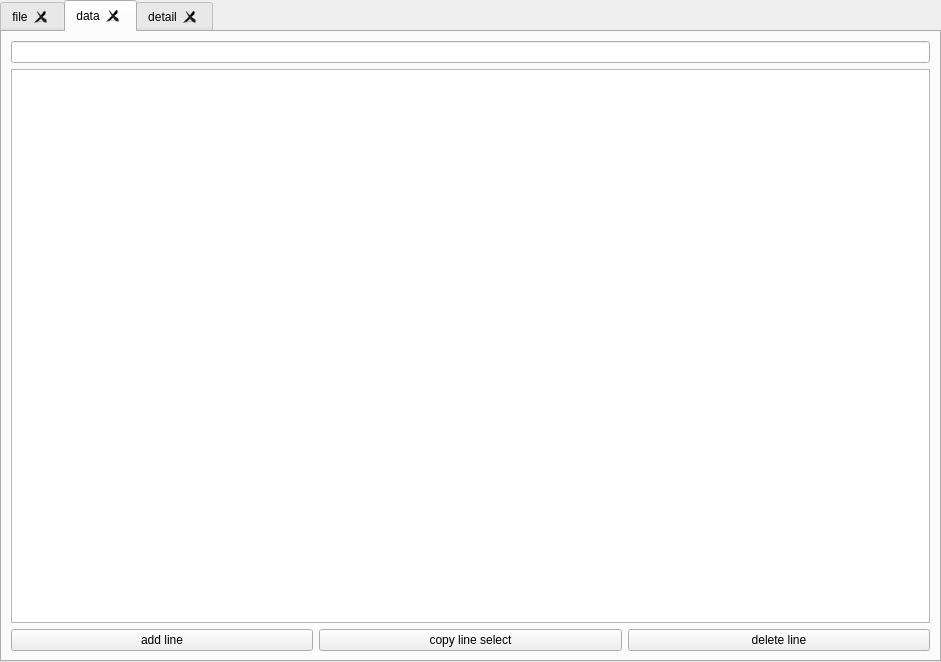
<?xml version="1.0" encoding="UTF-8"?>
<ui version="4.0">
 <class>templateTab</class>
 <widget class="QTabWidget" name="templateTab">
  <property name="geometry">
   <rect>
    <x>0</x>
    <y>0</y>
    <width>941</width>
    <height>662</height>
   </rect>
  </property>
  <property name="sizePolicy">
   <sizepolicy hsizetype="Expanding" vsizetype="Ignored">
    <horstretch>0</horstretch>
    <verstretch>0</verstretch>
   </sizepolicy>
  </property>
  <property name="windowTitle">
   <string notr="true">TabWidget</string>
  </property>
  <property name="currentIndex">
   <number>1</number>
  </property>
  <property name="tabsClosable">
   <bool>true</bool>
  </property>
  <property name="movable">
   <bool>true</bool>
  </property>
  <widget class="QWidget" name="filetab">
   <attribute name="title">
    <string>file</string>
   </attribute>
   <layout class="QVBoxLayout" name="verticalLayout">
    <item>
     <widget class="QLineEdit" name="lineEdit_2">
      <property name="clearButtonEnabled">
       <bool>true</bool>
      </property>
     </widget>
    </item>
    <item>
     <widget class="dataTree" name="treeWidget">
      <property name="contextMenuPolicy">
       <enum>Qt::CustomContextMenu</enum>
      </property>
      <property name="sizeAdjustPolicy">
       <enum>QAbstractScrollArea::AdjustIgnored</enum>
      </property>
      <property name="editTriggers">
       <set>QAbstractItemView::DoubleClicked|QAbstractItemView::EditKeyPressed</set>
      </property>
      <property name="tabKeyNavigation">
       <bool>true</bool>
      </property>
      <property name="dragEnabled">
       <bool>false</bool>
      </property>
      <property name="dragDropMode">
       <enum>QAbstractItemView::DropOnly</enum>
      </property>
      <property name="defaultDropAction">
       <enum>Qt::CopyAction</enum>
      </property>
      <property name="selectionBehavior">
       <enum>QAbstractItemView::SelectRows</enum>
      </property>
      <property name="textElideMode">
       <enum>Qt::ElideLeft</enum>
      </property>
      <property name="autoExpandDelay">
       <number>0</number>
      </property>
      <property name="uniformRowHeights">
       <bool>false</bool>
      </property>
      <property name="sortingEnabled">
       <bool>false</bool>
      </property>
      <property name="allColumnsShowFocus">
       <bool>true</bool>
      </property>
      <property name="wordWrap">
       <bool>true</bool>
      </property>
      <property name="expandsOnDoubleClick">
       <bool>false</bool>
      </property>
      <attribute name="headerCascadingSectionResizes">
       <bool>true</bool>
      </attribute>
      <attribute name="headerHighlightSections">
       <bool>false</bool>
      </attribute>
      <column>
       <property name="text">
        <string>tag</string>
       </property>
      </column>
      <column>
       <property name="text">
        <string>value</string>
       </property>
      </column>
      <column>
       <property name="text">
        <string>attrib</string>
       </property>
      </column>
      <column>
       <property name="text">
        <string>sourceline</string>
       </property>
      </column>
      <column>
       <property name="text">
        <string>note</string>
       </property>
      </column>
     </widget>
    </item>
   </layout>
  </widget>
  <widget class="QWidget" name="datatab">
   <attribute name="title">
    <string>data</string>
   </attribute>
   <layout class="QVBoxLayout" name="verticalLayout_2">
    <item>
     <widget class="QLineEdit" name="lineEdit">
      <property name="clearButtonEnabled">
       <bool>true</bool>
      </property>
     </widget>
    </item>
    <item>
     <widget class="dataTable" name="tableWidget">
      <property name="mouseTracking">
       <bool>true</bool>
      </property>
      <property name="contextMenuPolicy">
       <enum>Qt::DefaultContextMenu</enum>
      </property>
      <property name="acceptDrops">
       <bool>false</bool>
      </property>
      <property name="statusTip">
       <string>double click to edit</string>
      </property>
      <property name="sizeAdjustPolicy">
       <enum>QAbstractScrollArea::AdjustToContents</enum>
      </property>
      <property name="editTriggers">
       <set>QAbstractItemView::AnyKeyPressed|QAbstractItemView::DoubleClicked|QAbstractItemView::EditKeyPressed</set>
      </property>
      <property name="dragEnabled">
       <bool>true</bool>
      </property>
      <property name="dragDropOverwriteMode">
       <bool>false</bool>
      </property>
      <property name="dragDropMode">
       <enum>QAbstractItemView::InternalMove</enum>
      </property>
      <property name="defaultDropAction">
       <enum>Qt::MoveAction</enum>
      </property>
      <property name="selectionMode">
       <enum>QAbstractItemView::SingleSelection</enum>
      </property>
      <property name="selectionBehavior">
       <enum>QAbstractItemView::SelectRows</enum>
      </property>
      <property name="textElideMode">
       <enum>Qt::ElideNone</enum>
      </property>
      <property name="sortingEnabled">
       <bool>true</bool>
      </property>
      <property name="wordWrap">
       <bool>true</bool>
      </property>
      <property name="columnCount">
       <number>0</number>
      </property>
      <attribute name="horizontalHeaderCascadingSectionResizes">
       <bool>true</bool>
      </attribute>
      <attribute name="horizontalHeaderMinimumSectionSize">
       <number>1</number>
      </attribute>
      <attribute name="horizontalHeaderDefaultSectionSize">
       <number>120</number>
      </attribute>
      <attribute name="horizontalHeaderStretchLastSection">
       <bool>true</bool>
      </attribute>
      <attribute name="verticalHeaderVisible">
       <bool>false</bool>
      </attribute>
     </widget>
    </item>
    <item>
     <layout class="QHBoxLayout" name="horizontalLayout_2">
      <item>
       <widget class="QPushButton" name="pushButton_add">
        <property name="text">
         <string>add line</string>
        </property>
       </widget>
      </item>
      <item>
       <widget class="QPushButton" name="pushButton_copy">
        <property name="text">
         <string>copy line select</string>
        </property>
       </widget>
      </item>
      <item>
       <widget class="QPushButton" name="pushButton_delete">
        <property name="text">
         <string>delete line</string>
        </property>
       </widget>
      </item>
     </layout>
    </item>
   </layout>
  </widget>
  <widget class="QWidget" name="tab">
   <attribute name="title">
    <string>detail</string>
   </attribute>
   <layout class="QVBoxLayout" name="verticalLayout_3">
    <item>
     <layout class="QHBoxLayout" name="horizontalLayout_4">
      <item>
       <widget class="QGraphicsView" name="graphicsView">
        <property name="sizePolicy">
         <sizepolicy hsizetype="Preferred" vsizetype="Preferred">
          <horstretch>0</horstretch>
          <verstretch>0</verstretch>
         </sizepolicy>
        </property>
       </widget>
      </item>
      <item>
       <layout class="QVBoxLayout" name="verticalLayout_5">
        <item>
         <layout class="QHBoxLayout" name="horizontalLayout_3">
          <item>
           <widget class="QLabel" name="label">
            <property name="text">
             <string>modName:</string>
            </property>
           </widget>
          </item>
          <item>
           <widget class="QLabel" name="label_4">
            <property name="text">
             <string>TextLabel</string>
            </property>
           </widget>
          </item>
         </layout>
        </item>
        <item>
         <layout class="QHBoxLayout" name="horizontalLayout_5">
          <item>
           <widget class="QLabel" name="label_2">
            <property name="text">
             <string>modID:</string>
            </property>
           </widget>
          </item>
          <item>
           <widget class="QLabel" name="label_5">
            <property name="text">
             <string>TextLabel</string>
            </property>
           </widget>
          </item>
         </layout>
        </item>
        <item>
         <layout class="QHBoxLayout" name="horizontalLayout_6">
          <item>
           <widget class="QLabel" name="label_3">
            <property name="text">
             <string>str:</string>
            </property>
           </widget>
          </item>
          <item>
           <widget class="QLabel" name="label_6">
            <property name="text">
             <string>TextLabel</string>
            </property>
           </widget>
          </item>
         </layout>
        </item>
       </layout>
      </item>
     </layout>
    </item>
    <item>
     <widget class="QTableWidget" name="tableWidget_2">
      <property name="editTriggers">
       <set>QAbstractItemView::AnyKeyPressed|QAbstractItemView::DoubleClicked|QAbstractItemView::EditKeyPressed</set>
      </property>
      <property name="dragEnabled">
       <bool>false</bool>
      </property>
      <property name="dragDropOverwriteMode">
       <bool>false</bool>
      </property>
      <property name="dragDropMode">
       <enum>QAbstractItemView::NoDragDrop</enum>
      </property>
      <property name="defaultDropAction">
       <enum>Qt::CopyAction</enum>
      </property>
      <property name="selectionMode">
       <enum>QAbstractItemView::SingleSelection</enum>
      </property>
      <property name="selectionBehavior">
       <enum>QAbstractItemView::SelectRows</enum>
      </property>
      <property name="wordWrap">
       <bool>true</bool>
      </property>
      <property name="columnCount">
       <number>2</number>
      </property>
      <attribute name="horizontalHeaderCascadingSectionResizes">
       <bool>true</bool>
      </attribute>
      <attribute name="horizontalHeaderStretchLastSection">
       <bool>true</bool>
      </attribute>
      <attribute name="verticalHeaderVisible">
       <bool>false</bool>
      </attribute>
      <attribute name="verticalHeaderStretchLastSection">
       <bool>false</bool>
      </attribute>
      <column>
       <property name="text">
        <string>attrib</string>
       </property>
      </column>
      <column>
       <property name="text">
        <string>value</string>
       </property>
      </column>
     </widget>
    </item>
   </layout>
  </widget>
 </widget>
 <customwidgets>
  <customwidget>
   <class>dataTable</class>
   <extends>QTableWidget</extends>
   <header>dataTable</header>
   <slots>
    <slot>add_line()</slot>
    <slot>copy_line()</slot>
    <slot>delete_line()</slot>
    <slot>find_text(QString)</slot>
    <slot>show_tooltips(int,int)</slot>
   </slots>
  </customwidget>
  <customwidget>
   <class>dataTree</class>
   <extends>QTreeWidget</extends>
   <header>dataTree</header>
   <slots>
    <slot>filter_file(QString)</slot>
    <slot>get_custom_menu(QPoint)</slot>
   </slots>
  </customwidget>
 </customwidgets>
 <resources/>
 <connections>
  <connection>
   <sender>lineEdit_2</sender>
   <signal>textChanged(QString)</signal>
   <receiver>treeWidget</receiver>
   <slot>filter_file(QString)</slot>
   <hints>
    <hint type="sourcelabel">
     <x>90</x>
     <y>40</y>
    </hint>
    <hint type="destinationlabel">
     <x>90</x>
     <y>71</y>
    </hint>
   </hints>
  </connection>
  <connection>
   <sender>pushButton_add</sender>
   <signal>clicked()</signal>
   <receiver>tableWidget</receiver>
   <slot>add_line()</slot>
   <hints>
    <hint type="sourcelabel">
     <x>209</x>
     <y>645</y>
    </hint>
    <hint type="destinationlabel">
     <x>175</x>
     <y>355</y>
    </hint>
   </hints>
  </connection>
  <connection>
   <sender>pushButton_copy</sender>
   <signal>clicked()</signal>
   <receiver>tableWidget</receiver>
   <slot>copy_line()</slot>
   <hints>
    <hint type="sourcelabel">
     <x>618</x>
     <y>645</y>
    </hint>
    <hint type="destinationlabel">
     <x>491</x>
     <y>355</y>
    </hint>
   </hints>
  </connection>
  <connection>
   <sender>pushButton_delete</sender>
   <signal>clicked()</signal>
   <receiver>tableWidget</receiver>
   <slot>delete_line()</slot>
   <hints>
    <hint type="sourcelabel">
     <x>924</x>
     <y>645</y>
    </hint>
    <hint type="destinationlabel">
     <x>771</x>
     <y>355</y>
    </hint>
   </hints>
  </connection>
  <connection>
   <sender>lineEdit</sender>
   <signal>textChanged(QString)</signal>
   <receiver>tableWidget</receiver>
   <slot>find_text(QString)</slot>
   <hints>
    <hint type="sourcelabel">
     <x>91</x>
     <y>54</y>
    </hint>
    <hint type="destinationlabel">
     <x>98</x>
     <y>98</y>
    </hint>
   </hints>
  </connection>
  <connection>
   <sender>tableWidget</sender>
   <signal>cellEntered(int,int)</signal>
   <receiver>tableWidget</receiver>
   <slot>show_tooltips(int,int)</slot>
   <hints>
    <hint type="sourcelabel">
     <x>196</x>
     <y>313</y>
    </hint>
    <hint type="destinationlabel">
     <x>430</x>
     <y>299</y>
    </hint>
   </hints>
  </connection>
 </connections>
 <slots>
  <slot>showInfo(int,int)</slot>
 </slots>
</ui>
